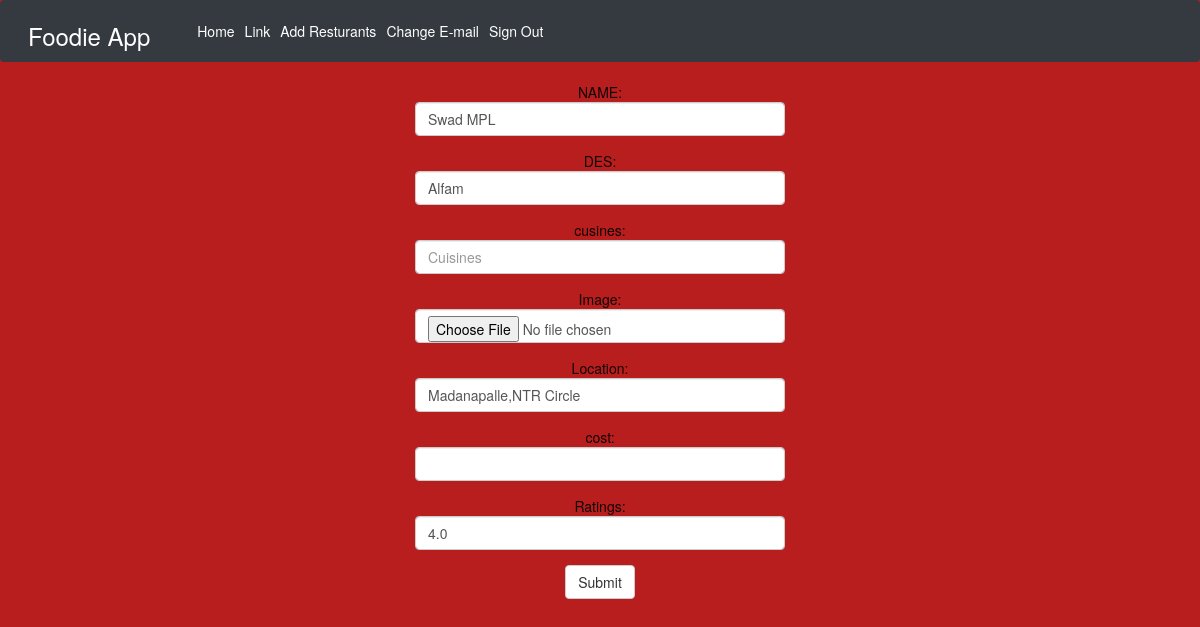
The app's page /update/27/ (signed in) with its own data.
### basic_app/models.py (models this page shows, shortened)
class Product(models.Model):
    name=models.CharField(max_length=264)
    description=models.CharField(max_length=264)
    location=models.CharField(max_length=264)
    document = models.FileField(upload_to='documents/')
    cost=models.BigIntegerField()
    cuisines=models.CharField(max_length=264)
    quantity= models.DecimalField(decimal_places=1,max_digits=5)
    class Meta:
        permissions=(
                  ('is_admin',_('Is Admin  ')),
                   ('is_user',('Is User')),
        )

### basic_app/views.py (the view)
# urls.py: url(r'^update/(?P<pk>\d+)/$',views.update,name="update"),
def update(request,pk):
    product=Product.objects.get(pk=pk)
    return render(request,'product_view.html',{'product':product})

### basic_app/templates/product_view.html (shortened to what this page needs)
{% extends 'app_base.html' %}
{% load static from staticfiles %}
{% load crispy_forms_tags %}
{% block body-block %}
<div class="container">
<form class="form-signin" method="POST" enctype="multipart/form-data" action="/hii/{{product.id}}/">
  <div class="form-group">
   NAME: <input type="text" class="form-control" placeholder="Paradise" value="{{product.name}}" id="id_username"   name="name">
  </div>
  <div class="form-group">
  DES:  <input type="text" class="form-control" id="pwd" value="{{product.description}}"  placeholder="Enter password" name="description">
  </div>
  <div class="form-group">
      <div class="form-group">
        cusines: <input type="text" class="form-control" id="location" value="{{product.cusines}}" placeholder="Cuisines" name="cuisines">
        </div>
  Image:  <input type="file" class="form-control" placeholder="5" id="qty"  name="document">
</div>
  <div class="form-group">
    Location: <input type="text" class="form-control" id="location" value="{{product.location}}" placeholder="Banglore,..." name="location">
    </div>
    <div class="form-group">
    cost: <input type="text" class="form-control" id="location" value="" placeholder="" name="cost">
    </div>
  <div class="form-group">
    Ratings:  <input type="text" class="form-control" placeholder="5" id="qty" value="{{product.quantity}}" name="quantity">
    </div>
    <button type="submit" id="btn" class="btn btn-default">Submit</button>
  </form>
  </div>
{% endblock %}

### static/CSS/main.css (style rules this page uses)
.container { text-align: center; width: 400px; }
body { background: rgb(185, 30, 30); color:rgb(17, 2, 2); }

### records on screen
Product: name "Swad MPL", description "Alfam", location "Madanapalle,NTR Circle", quantity "4.0"
